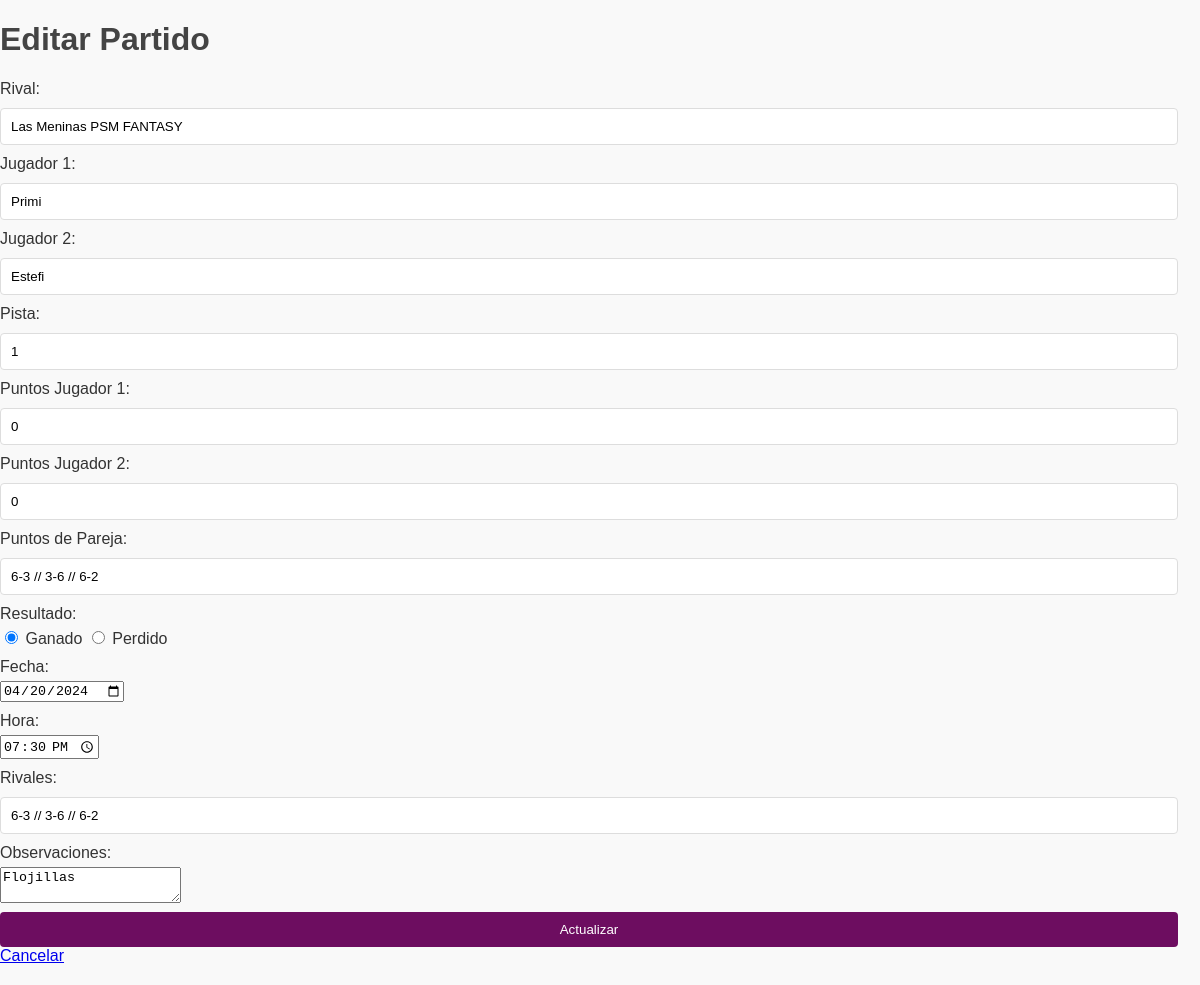
Page /edit_match/2 on the committed database.
### tables this page shows
CREATE TABLE matches (
                            id INTEGER PRIMARY KEY AUTOINCREMENT,
                            rival TEXT,
                            player1 TEXT,
                            player2 TEXT,
                            court TEXT,
                            points_player1 INTEGER,
                            points_player2 INTEGER,
                            total_points INTEGER,
                            result TEXT, points_couple TEXT, date TEXT, time TEXT, observations TEXT);

### app.py (the view, shortened to what this page needs)
@app.route('/edit_match/<int:match_id>', methods=['GET', 'POST'])
def edit_match_view(match_id):
    conn = sqlite3.connect('database.db')
    cursor = conn.cursor()
    cursor.execute('SELECT * FROM matches WHERE id = ?', (match_id,))
    match = cursor.fetchone()
    conn.close()
    return render_template('edit_match.html', match=match, id=match_id)

### TEMPLATES/edit_match.html (shortened to what this page needs)
<!DOCTYPE html>
<html lang="es">
<head>
    <link rel="stylesheet" href="{{ url_for('static', filename='styles.css') }}">
</head>
<body>
    <h1>Editar Partido</h1>
    <form action="{{ url_for('edit_match_view', match_id=id) }}" method="post">
        <label for="rival">Rival:</label>
        <input type="text" id="rival" name="rival" value="{{ match[1] }}" required>
        <label for="player1">Jugador 1:</label>
        <input type="text" id="player1" name="player1" value="{{ match[2] }}" required>
        <label for="player2">Jugador 2:</label>
        <input type="text" id="player2" name="player2" value="{{ match[3] }}" required>
        <label for="court">Pista:</label>
        <input type="text" id="court" name="court" value="{{ match[4] }}" required>
        <label for="points_player1">Puntos Jugador 1:</label>
        <input type="number" id="points_player1" name="points_player1" value="{{ match[5] }}" required>
        <label for="points_player2">Puntos Jugador 2:</label>
        <input type="number" id="points_player2" name="points_player2" value="{{ match[6] }}" required>
        <label for="points_couple">Puntos de Pareja:</label>
        <input type="text" id="points_couple" name="points_couple" value="{{ match[9] }}" required>
        <label for="result">Resultado:</label>
        <input type="radio" id="ganado" name="result" value="Ganado" {% if match[8] == 'Ganado' %}checked{% endif %}> Ganado
        <input type="radio" id="perdido" name="result" value="Perdido" {% if match[8] == 'Perdido' %}checked{% endif %}> Perdido
        <br>
        <label for="date">Fecha:</label>
        <input type="date" id="date" name="date" value="{{ match[10] }}">
        <label for="time">Hora:</label>
        <input type="time" id="time" name="time" value="{{ match[11] }}">
        <label for="rival_names">Rivales:</label>
        <input type="text" id="rival_names" name="rival_names" value="{{ match[9] }}">
        <label for="observations">Observaciones:</label>
        <textarea id="observations" name="observations">{{ match[12] }}</textarea>
        <button type="submit">Actualizar</button>
        <a href="{{ url_for('index') }}" class="btn">Cancelar</a>
    </form>
</body>
</html>

### STATIC/styles.css (style rules this page uses)
body { font-family: 'Arial', sans-serif; margin: 0; padding: 0; background-color: #f9f9f9; color: #333; }
h1, h2 { color: #444; }
form { margin-bottom: 20px; }
label { display: block; margin: 10px 0 5px; }
input[type="text"], input[type="number"], input[type="checkbox"], button { width: calc(100% - 22px); padding: 10px; margin-top: 5px; border: 1px solid #ddd; border-radius: 4px; display: inline-block; box-sizing: border-box; }
button { background-color: #6d0d60; color: #fff; border: none; cursor: pointer; transition: background-color 0.3s; width: calc(100% - 22px); }

### rows in the picture
matches: rival "Las Meninas PSM FANTASY", player1 "Primi", player2 "Estefi", court "1", points_player1 "0", points_player2 "0", points_couple "6-3 // 3-6 // 6-2", result "☑", date "04/20/2024", time "19:30", rival_names "6-3 // 3-6 // 6-2", observations "Flojillas"
